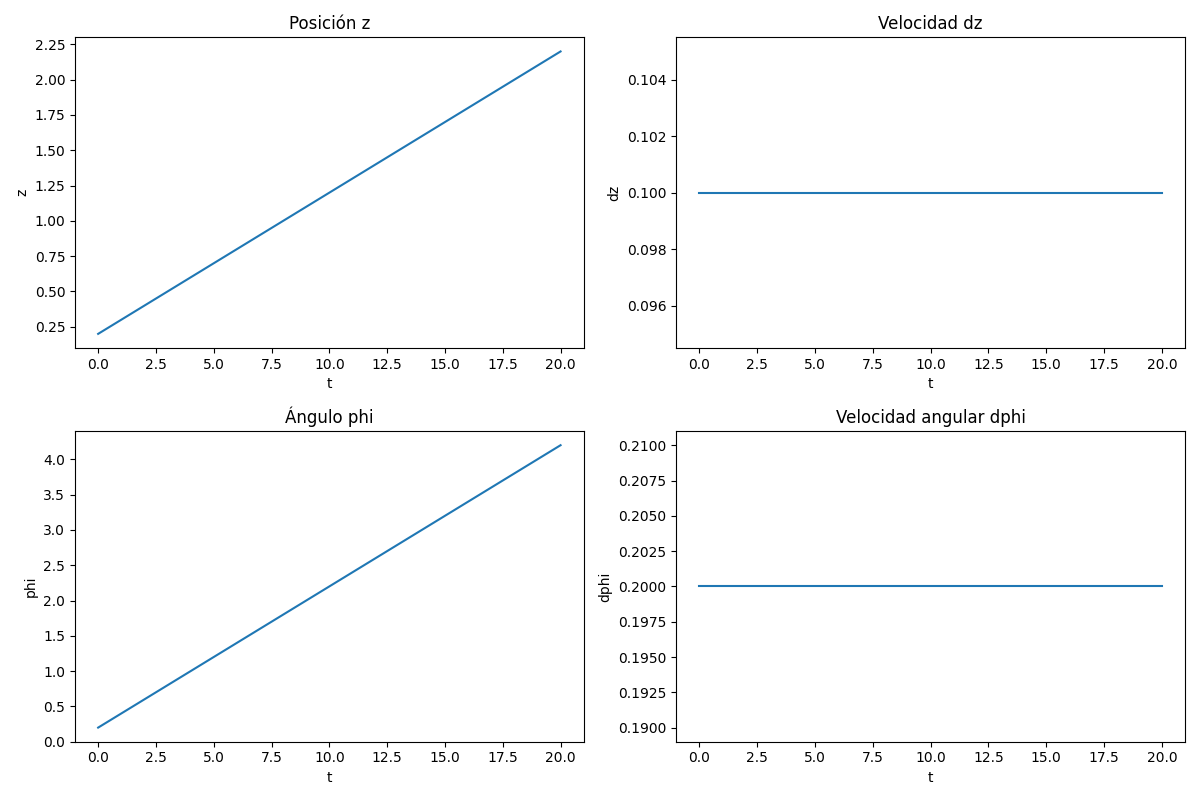

Generate this figure with Python:
import numpy as np
import matplotlib.pyplot as plt

#matriz

A = np.array([
    [0, 1, 0, 0],
    [0, 0, 0, 0],
    [0, 0, 0, 1],
    [0, 0, 0, 0]
])

#condiciones iniciales

x0 = np.array([
    0.2,   # z(0)
    0.1,   # dz(0)
    0.2,   # phi(0)
    0.2    # dphi(0)
])

t0 = 0
tf = 20
N = 100
t = np.linspace(t0, tf, N)
dt = t[1] - t[0]

x = np.zeros((N, 4))
x[0] = x0

for i in range(N - 1):
    x_actual = x[i]

    xdot = A @ x_actual
    x[i + 1] = x_actual + dt * xdot
print(x)
z = x[:, 0]
dz = x[:, 1]
phi = x[:, 2]
dphi = x[:, 3]

plt.figure(figsize=(12,8))


plt.subplot(2,2,1)
plt.plot(t, z)
plt.xlabel("t")
plt.ylabel("z")
plt.title("Posición z")


plt.subplot(2,2,2)
plt.plot(t, dz)
plt.xlabel("t")
plt.ylabel("dz")
plt.title("Velocidad dz")


plt.subplot(2,2,3)
plt.plot(t, phi)
plt.xlabel("t")
plt.ylabel("phi")
plt.title("Ángulo phi")

plt.subplot(2,2,4)
plt.plot(t, dphi)
plt.xlabel("t")
plt.ylabel("dphi")
plt.title("Velocidad angular dphi")

plt.tight_layout()
plt.show()
